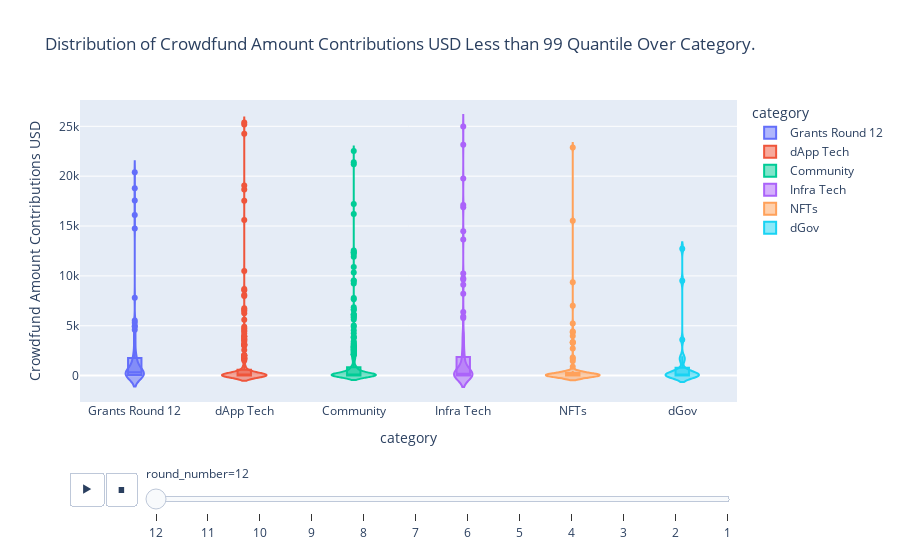

Here is the notebook cell this chart was saved with:
### Code cell
px.violin(data_frame=df2, x = "category", y = "crowdfund_amount_contributions_usd(int)",
       color="category",
        animation_frame="round_number",
        box=True,
       #boxmode="overlay",
       title="Distribution of Crowdfund Amount Contributions USD Less than 99 Quantile Over Category.",
       labels={"crowdfund_amount_contributions_usd(int)": "Crowdfund Amount Contributions USD",
                         "y": "Methods"})

### Figure 1 — Plotly figure (JSON) as saved in the notebook; plotly's stock layout.template omitted (floating-point values rounded to 4 significant figures; data arrays with more than 128 entries replaced by an {"elided": "..."} marker saying what was removed)
{"data": [{"alignmentgroup": "True", "box": {"visible": true}, "hovertemplate": "category=%{x}<br>round_number=12<br>Crowdfund Amount Contributions USD=%{y}<extra></extra>", "legendgroup": "Grants Round 12", "marker": {"color": "#636efa"}, "name": "Grants Round 12", "offsetgroup": "Grants Round 12", "orientation": "v", "scalegroup": "True", "showlegend": true, "type": "violin", "x": ["Grants Round 12", "Grants Round 12", "Grants Round 12", "Grants Round 12", "Grants Round 12", "Grants Round 12", "Grants Round 12", "Grants Round 12", "Grants Round 12", "Grants Round 12", "Grants Round 12", "Grants Round 12", "Grants Round 12", "Grants Round 12", "Grants Round 12", "Grants Round 12", "Grants Round 12", "Grants Round 12", "Grants Round 12", "Grants Round 12", "Grants Round 12", "Grants Round 12", "Grants Round 12", "Grants Round 12", "Grants Round 12", "Grants Round 12", "Grants Round 12", "Grants Round 12", "Grants Round 12", "Grants Round 12", "Grants Round 12", "Grants Round 12", "Grants Round 12", "Grants Round 12", "Grants Round 12", "Grants Round 12", "Grants Round 12", "Grants Round 12", "Grants Round 12", "Grants Round 12", "Grants Round 12", "Grants Round 12", "Grants Round 12", "Grants Round 12", "Grants Round 12", "Grants Round 12", "Grants Round 12", "Grants Round 12", "Grants Round 12", "Grants Round 12", "Grants Round 12", "Grants Round 12", "Grants Round 12", "Grants Round 12", "Grants Round 12", "Grants Round 12", "Grants Round 12", "Grants Round 12", "Grants Round 12", "Grants Round 12", "Grants Round 12", "Grants Round 12", "Grants Round 12", "Grants Round 12", "Grants Round 12", "Grants Round 12", "Grants Round 12", "Grants Round 12", "Grants Round 12", "Grants Round 12", "Grants Round 12", "Grants Round 12", "Grants Round 12", "Grants Round 12", "Grants Round 12", "Grants Round 12", "Grants Round 12", "Grants Round 12", "Grants Round 12", "Grants Round 12", "Grants Round 12", "Grants Round 12", "Grants Round 12", "Grants Round 12", "Grants Round 12"], "x0": " ", "xaxis": "x", "y": [7815.0, 5540.0, 4030, 20390.0, 2210.0, 16100.0, 14760.0, 18790.0, 1939.0, 2019.0, 2222.0, 1867.0, 4917.0, 4593.0, 3598.0, 5311.0, 3739.0, 4974.0, 3027.0, 3048.0, 17550.0, 930.7, 1235.0, 1572.0, 1207.0, 224.6, 206.6, 242.7, 1286.0, 1133.0, 1214.0, 335.3, 675.6, 332.6, 593.2, 1720.0, 103.5, 365.6, 125.2, 416.8, 409.0, 390.9, 256.6, 384.5, 19.81, 338.3, 279.8, 637.5, 160.5, 1351.0, 1009.0, 192.7, 225.6, 7.02, 255.9, 283.9, 205.5, 122.3, 8.25, 64.13, 631.3, 52.51, 123.0, 84.72, 172.4, 51.46, 19.09, 88.9, 20.35, 38.42, 23.38, 39.28, 23.2, 22.41, 24.71, 30.06, 13.33, 33.69, 86.31, 5.48, 4.5, 2.06, 2.14, 1, 19.35], "y0": " ", "yaxis": "y"}, {"alignmentgroup": "True", "box": {"visible": true}, "hovertemplate": "category=%{x}<br>round_number=12<br>Crowdfund Amount Contributions USD=%{y}<extra></extra>", "legendgroup": "dApp Tech", "marker": {"color": "#EF553B"}, "name": "dApp Tech", "offsetgroup": "dApp Tech", "orientation": "v", "scalegroup": "True", "showlegend": true, "type": "violin", "x": {"elided": "225 str values"}, "x0": " ", "xaxis": "x", "y": {"elided": "225 float values"}, "y0": " ", "yaxis": "y"}, {"alignmentgroup": "True", "box": {"visible": true}, "hovertemplate": "category=%{x}<br>round_number=12<br>Crowdfund Amount Contributions USD=%{y}<extra></extra>", "legendgroup": "Community", "marker": {"color": "#00cc96"}, "name": "Community", "offsetgroup": "Community", "orientation": "v", "scalegroup": "True", "showlegend": true, "type": "violin", "x": {"elided": "311 str values"}, "x0": " ", "xaxis": "x", "y": {"elided": "311 float values"}, "y0": " ", "yaxis": "y"}, {"alignmentgroup": "True", "box": {"visible": true}, "hovertemplate": "category=%{x}<br>round_number=12<br>Crowdfund Amount Contributions USD=%{y}<extra></extra>", "legendgroup": "Infra Tech", "marker": {"color": "#ab63fa"}, "name": "Infra Tech", "offsetgroup": "Infra Tech", "orientation": "v", "scalegroup": "True", "showlegend": true, "type": "violin", "x": ["Infra Tech", "Infra Tech", "Infra Tech", "Infra Tech", "Infra Tech", "Infra Tech", "Infra Tech", "Infra Tech", "Infra Tech", "Infra Tech", "Infra Tech", "Infra Tech", "Infra Tech", "Infra Tech", "Infra Tech", "Infra Tech", "Infra Tech", "Infra Tech", "Infra Tech", "Infra Tech", "Infra Tech", "Infra Tech", "Infra Tech", "Infra Tech", "Infra Tech", "Infra Tech", "Infra Tech", "Infra Tech", "Infra Tech", "Infra Tech", "Infra Tech", "Infra Tech", "Infra Tech", "Infra Tech", "Infra Tech", "Infra Tech", "Infra Tech", "Infra Tech", "Infra Tech", "Infra Tech", "Infra Tech", "Infra Tech", "Infra Tech", "Infra Tech", "Infra Tech", "Infra Tech", "Infra Tech", "Infra Tech", "Infra Tech", "Infra Tech", "Infra Tech", "Infra Tech", "Infra Tech", "Infra Tech", "Infra Tech", "Infra Tech", "Infra Tech", "Infra Tech", "Infra Tech", "Infra Tech", "Infra Tech", "Infra Tech", "Infra Tech", "Infra Tech", "Infra Tech", "Infra Tech", "Infra Tech", "Infra Tech", "Infra Tech", "Infra Tech", "Infra Tech", "Infra Tech", "Infra Tech", "Infra Tech", "Infra Tech", "Infra Tech", "Infra Tech", "Infra Tech", "Infra Tech", "Infra Tech", "Infra Tech", "Infra Tech", "Infra Tech", "Infra Tech", "Infra Tech", "Infra Tech", "Infra Tech", "Infra Tech", "Infra Tech", "Infra Tech", "Infra Tech", "Infra Tech", "Infra Tech", "Infra Tech", "Infra Tech", "Infra Tech", "Infra Tech", "Infra Tech", "Infra Tech", "Infra Tech", "Infra Tech", "Infra Tech", "Infra Tech", "Infra Tech", "Infra Tech", "Infra Tech", "Infra Tech", "Infra Tech", "Infra Tech", "Infra Tech", "Infra Tech", "Infra Tech"], "x0": " ", "xaxis": "x", "y": [19780.0, 16880.0, 23140.0, 17110.0, 14470.0, 13650.0, 9102.0, 1674.0, 9647.0, 9771.0, 24990.0, 10250.0, 6373.0, 8211.0, 4010.0, 5919.0, 4403.0, 3206.0, 5781.0, 4035.0, 2216.0, 1897.0, 3734.0, 1828, 1494.0, 2787.0, 2483.0, 2780.0, 1031.0, 1895.0, 1414.0, 134.3, 406.3, 940.6, 946.7, 2347.0, 1656.0, 474.0, 504.0, 960.2, 1121.0, 456.1, 275.4, 471.6, 432.7, 534.7, 250.8, 224.7, 462.7, 366.8, 405.3, 480.9, 541.0, 312.7, 78.04, 104.4, 294.1, 84.97, 89.78, 60.77, 88.37, 41.25, 72.54, 40.07, 67.67, 166.4, 92.36, 43.14, 33.08, 27.97, 33.7, 28.02, 89.41, 33.67, 33.08, 18.5, 20.84, 10.1, 24.35, 8.58, 4.35, 3.5, 5.89, 3.9, 27.85, 7.24, 3.97, 3.12, 4.34, 4.34, 4.34, 2.02, 0.96, 1.5, 1.2, 2, 6.94, 2.24, 1.5, 1.5, 1, 2.2, 1.99, 565.3, 3.8, 20.3, 3500, 4.77, 1, 9, 1.5, 0.96], "y0": " ", "yaxis": "y"}, {"alignmentgroup": "True", "box": {"visible": true}, "hovertemplate": "category=%{x}<br>round_number=12<br>Crowdfund Amount Contributions USD=%{y}<extra></extra>", "legendgroup": "NFTs", "marker": {"color": "#FFA15A"}, "name": "NFTs", "offsetgroup": "NFTs", "orientation": "v", "scalegroup": "True", "showlegend": true, "type": "violin", "x": ["NFTs", "NFTs", "NFTs", "NFTs", "NFTs", "NFTs", "NFTs", "NFTs", "NFTs", "NFTs", "NFTs", "NFTs", "NFTs", "NFTs", "NFTs", "NFTs", "NFTs", "NFTs", "NFTs", "NFTs", "NFTs", "NFTs", "NFTs", "NFTs", "NFTs", "NFTs", "NFTs", "NFTs", "NFTs", "NFTs", "NFTs", "NFTs", "NFTs", "NFTs", "NFTs", "NFTs", "NFTs", "NFTs", "NFTs", "NFTs", "NFTs", "NFTs", "NFTs", "NFTs", "NFTs", "NFTs", "NFTs", "NFTs", "NFTs", "NFTs", "NFTs", "NFTs", "NFTs", "NFTs", "NFTs", "NFTs", "NFTs", "NFTs", "NFTs", "NFTs", "NFTs", "NFTs", "NFTs", "NFTs", "NFTs", "NFTs", "NFTs", "NFTs", "NFTs", "NFTs", "NFTs", "NFTs", "NFTs", "NFTs", "NFTs", "NFTs", "NFTs", "NFTs", "NFTs", "NFTs", "NFTs", "NFTs", "NFTs", "NFTs", "NFTs", "NFTs", "NFTs", "NFTs", "NFTs", "NFTs", "NFTs", "NFTs", "NFTs", "NFTs", "NFTs", "NFTs", "NFTs"], "x0": " ", "xaxis": "x", "y": [22870.0, 15520.0, 9354.0, 3977.0, 6999.0, 3338.0, 5239.0, 4361.0, 4423.0, 3334.0, 3301.0, 2728.0, 1465.0, 1818.0, 885.9, 235.1, 222.4, 441.8, 305.4, 315.9, 218.1, 455.4, 161.1, 286.9, 381.4, 97.99, 278.0, 259.9, 1694.0, 70.52, 38.6, 35.97, 55.09, 48.63, 254.2, 180.2, 44.84, 37.68, 21.45, 16.51, 33.61, 35.73, 17.95, 22.33, 40.64, 26.15, 25.72, 22.01, 24, 8.59, 9.28, 10.78, 25.37, 28.85, 19.05, 13.68, 8.62, 103.2, 10.41, 12.9, 8.3, 14.81, 7.77, 13.05, 8.42, 7.38, 4.07, 5.58, 4.38, 7.1, 8.86, 9.69, 7.93, 5.79, 14.1, 4.19, 3.03, 5.38, 5.1, 3.97, 5, 3.75, 3.1, 3.63, 3, 2.05, 2.45, 6.1, 1, 3, 3.14, 1.92, 2.05, 5.86, 3.16, 2.2, 1.26], "y0": " ", "yaxis": "y"}, {"alignmentgroup": "True", "box": {"visible": true}, "hovertemplate": "category=%{x}<br>round_number=12<br>Crowdfund Amount Contributions USD=%{y}<extra></extra>", "legendgroup": "dGov", "marker": {"color": "#19d3f3"}, "name": "dGov", "offsetgroup": "dGov", "orientation": "v", "scalegroup": "True", "showlegend": true, "type": "violin", "x": ["dGov", "dGov", "dGov", "dGov", "dGov", "dGov", "dGov", "dGov", "dGov", "dGov", "dGov", "dGov", "dGov", "dGov", "dGov", "dGov", "dGov", "dGov", "dGov", "dGov", "dGov", "dGov", "dGov", "dGov", "dGov"], "x0": " ", "xaxis": "x", "y": [12730.0, 9507.0, 3586.0, 1505.0, 1654.0, 1952.0, 556.8, 435.1, 378.1, 423.9, 95.81, 25.64, 34.53, 30.17, 19.29, 30.53, 9.73, 5.98, 7.03, 7.12, 4.98, 4.98, 6.08, 12.95, 4.75], "y0": " ", "yaxis": "y"}], "layout": {"legend": {"title": {"text": "category"}, "tracegroupgap": 0}, "sliders": [{"active": 0, "currentvalue": {"prefix": "round_number="}, "len": 0.9, "pad": {"b": 10, "t": 60}, "steps": [{"args": [["12"], {"frame": {"duration": 0, "redraw": true}, "fromcurrent": true, "mode": "immediate", "transition": {"duration": 0, "easing": "linear"}}], "label": "12", "method": "animate"}, {"args": [["11"], {"frame": {"duration": 0, "redraw": true}, "fromcurrent": true, "mode": "immediate", "transition": {"duration": 0, "easing": "linear"}}], "label": "11", "method": "animate"}, {"args": [["10"], {"frame": {"duration": 0, "redraw": true}, "fromcurrent": true, "mode": "immediate", "transition": {"duration": 0, "easing": "linear"}}], "label": "10", "method": "animate"}, {"args": [["9"], {"frame": {"duration": 0, "redraw": true}, "fromcurrent": true, "mode": "immediate", "transition": {"duration": 0, "easing": "linear"}}], "label": "9", "method": "animate"}, {"args": [["8"], {"frame": {"duration": 0, "redraw": true}, "fromcurrent": true, "mode": "immediate", "transition": {"duration": 0, "easing": "linear"}}], "label": "8", "method": "animate"}, {"args": [["7"], {"frame": {"duration": 0, "redraw": true}, "fromcurrent": true, "mode": "immediate", "transition": {"duration": 0, "easing": "linear"}}], "label": "7", "method": "animate"}, {"args": [["6"], {"frame": {"duration": 0, "redraw": true}, "fromcurrent": true, "mode": "immediate", "transition": {"duration": 0, "easing": "linear"}}], "label": "6", "method": "animate"}, {"args": [["5"], {"frame": {"duration": 0, "redraw": true}, "fromcurrent": true, "mode": "immediate", "transition": {"duration": 0, "easing": "linear"}}], "label": "5", "method": "animate"}, {"args": [["4"], {"frame": {"duration": 0, "redraw": true}, "fromcurrent": true, "mode": "immediate", "transition": {"duration": 0, "easing": "linear"}}], "label": "4", "method": "animate"}, {"args": [["3"], {"frame": {"duration": 0, "redraw": true}, "fromcurrent": true, "mode": "immediate", "transition": {"duration": 0, "easing": "linear"}}], "label": "3", "method": "animate"}, {"args": [["2"], {"frame": {"duration": 0, "redraw": true}, "fromcurrent": true, "mode": "immediate", "transition": {"duration": 0, "easing": "linear"}}], "label": "2", "method": "animate"}, {"args": [["1"], {"frame": {"duration": 0, "redraw": true}, "fromcurrent": true, "mode": "immediate", "transition": {"duration": 0, "easing": "linear"}}], "label": "1", "method": "animate"}], "x": 0.1, "xanchor": "left", "y": 0, "yanchor": "top"}], "title": {"text": "Distribution of Crowdfund Amount Contributions USD Less than 99 Quantile Over Category."}, "updatemenus": [{"buttons": [{"args": [null, {"frame": {"duration": 500, "redraw": true}, "fromcurrent": true, "mode": "immediate", "transition": {"duration": 500, "easing": "linear"}}], "label": "&#9654;", "method": "animate"}, {"args": [[null], {"frame": {"duration": 0, "redraw": true}, "fromcurrent": true, "mode": "immediate", "transition": {"duration": 0, "easing": "linear"}}], "label": "&#9724;", "method": "animate"}], "direction": "left", "pad": {"r": 10, "t": 70}, "showactive": false, "type": "buttons", "x": 0.1, "xanchor": "right", "y": 0, "yanchor": "top"}], "violinmode": "overlay", "xaxis": {"anchor": "y", "categoryarray": ["Grants Round 12", "dApp Tech", "Community", "Infra Tech", "NFTs", "dGov", "Building Gitcoin", "Health", "APOLLO", "Matic: Build-n-Earn", "Crypto for Black Lives"], "categoryorder": "array", "domain": [0, 1], "title": {"text": "category"}}, "yaxis": {"anchor": "x", "domain": [0, 1], "title": {"text": "Crowdfund Amount Contributions USD"}}}}
